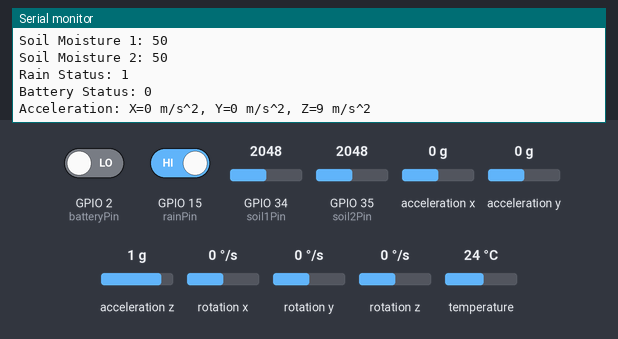
A sketch run on a simulated ESP32. On the bench: the last lines printed to the serial monitor. The test bench sets the inputs (shaded band); at power-on: acceleration x 0 g, GPIO 34 (soil1Pin) = 2048, GPIO 35 (soil2Pin) = 2048, GPIO 2 (batteryPin) LOW, GPIO 15 (rainPin) HIGH, acceleration y 0 g, acceleration z 1 g, rotation x 0 °/s, rotation y 0 °/s, rotation z 0 °/s, temperature 24 °C. WiFi joins after 1.5 s; servers stay silent unless stated; no MQTT or app messages arrive unless stated.

Above: at 3.2 s.
3.3 s: acceleration x set to -1.4 g
At 7.8 s:
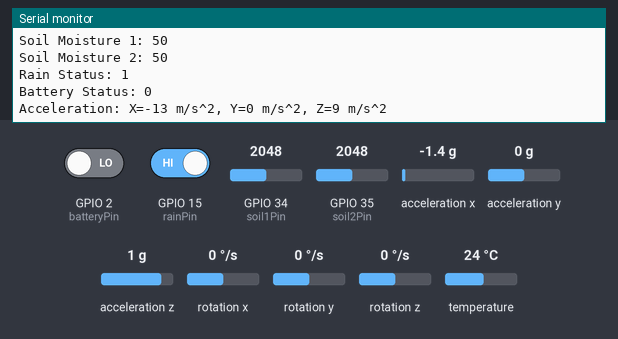
8.9 s: GPIO 34 (soil1Pin) set to 2866
14.5 s: GPIO 35 (soil2Pin) set to 2866
20.1 s: GPIO 2 (batteryPin) driven HIGH
25.7 s: GPIO 15 (rainPin) driven LOW
31.3 s: acceleration y set to -1.4 g
At 32.6 s:
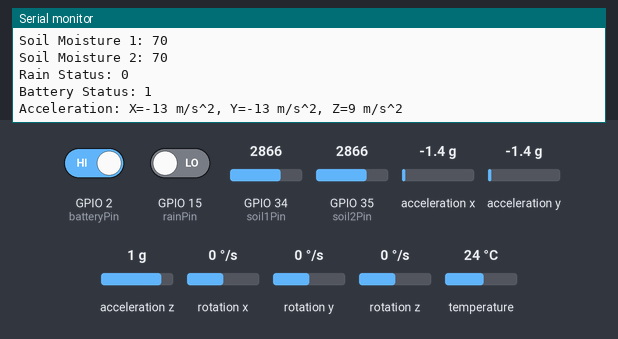

The sketch:

1.esp-mqtt-tx.ino
```cpp
#include <Wire.h>
#include <Adafruit_MPU6050.h>
#include <Adafruit_Sensor.h>
#include <WiFi.h>
#include <PubSubClient.h>

const char *ssid = "Wokwi-GUEST";
const char *password = "";
const char *mqtt_server = "0.tcp.ap.ngrok.io";
const int mqtt_port = 18016;  // Sesuaikan dengan port broker MQTT Anda

const int soil1Pin = 34;
const int soil2Pin = 35;
const int rainPin = 15;
const int batteryPin = 2;

Adafruit_MPU6050 mpu;

WiFiClient espClient;
PubSubClient client(espClient);


void setup_wifi() {
  delay(10);
  Serial.println("Connecting to WiFi");
  WiFi.begin(ssid, password);
  while (WiFi.status() != WL_CONNECTED) {
    delay(1000);
    Serial.println("Connecting...");
  }
  Serial.println("Connected to WiFi");
}

void reconnect() {
  while (!client.connected()) {
    Serial.println("Attempting MQTT connection...");
    if (client.connect("ESP32Client")) {
      Serial.println("Connected to MQTT server");
    } else {
      Serial.print("Failed to connect, rc=");
      Serial.print(client.state());
      Serial.println(" Retrying in 5 seconds...");
      delay(5000);
    }
  }
}

void setup(void) {
  Serial.begin(115200);

  while (!mpu.begin()) {
    Serial.println("MPU6050 not connected!");
    delay(1000);
  }
  Serial.println("MPU6050 ready!");

  setup_wifi();
  client.setServer(mqtt_server, mqtt_port);
}

void loop() {
  if (!client.connected()) {
    reconnect();
  }
  client.loop();
    sensors_event_t a, g, temp;
  mpu.getEvent(&a, &g, &temp);

  int soil1Value = map(analogRead(soil1Pin), 0, 4095, 1, 100);
  int soil2Value = map(analogRead(soil2Pin), 0, 4095, 1, 100);
  boolean rainValue = digitalRead(rainPin);
  boolean batteryValue = digitalRead(batteryPin);
  int x = int(a.acceleration.x);
  int y = int(a.acceleration.y);
  int z = int(a.acceleration.z);
  int node_id = 3844;

  // Kirim data ke MQTT server dengan menyertakan ID node pada topik umum
  client.publish("/sensor/node_id", String(node_id).c_str());
  client.publish("/sensor/soil1", String(soil1Value).c_str());
  client.publish("/sensor/soil2", String(soil2Value).c_str());
  client.publish("/sensor/rain", String(rainValue).c_str());
  client.publish("/sensor/battery", String(batteryValue).c_str());
  client.publish("/sensor/acceleration_x", String(x).c_str());
  client.publish("/sensor/acceleration_y", String(y).c_str());
  client.publish("/sensor/acceleration_z", String(z).c_str());

    Serial.print("Soil Moisture 1: ");
  Serial.println(soil1Value);
  Serial.print("Soil Moisture 2: ");
  Serial.println(soil2Value);
  Serial.print("Rain Status: ");
  Serial.println(rainValue);
  Serial.print("Battery Status: ");
  Serial.println(batteryValue);
  Serial.print("Acceleration: X=");
  Serial.print(x);
  Serial.print(" m/s^2, Y=");
  Serial.print(y);
  Serial.print(" m/s^2, Z=");
  Serial.print(z);
  Serial.println(" m/s^2");

  delay(5000); // Delay 5 detik
}
```

Measured:
- after the input at 3.3 s, the serial monitor: prints a new line after 3.8 s (image 1)
- after the input at 31.3 s, the serial monitor: prints a new line after 0.84 s (image 2)
